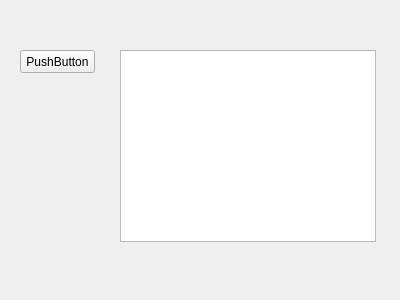
<?xml version="1.0" encoding="UTF-8"?>
<ui version="4.0">
 <class>Form</class>
 <widget class="QWidget" name="Form">
  <property name="geometry">
   <rect>
    <x>0</x>
    <y>0</y>
    <width>400</width>
    <height>300</height>
   </rect>
  </property>
  <property name="windowTitle">
   <string>Form</string>
  </property>
  <widget class="QPushButton" name="pushButton">
   <property name="geometry">
    <rect>
     <x>20</x>
     <y>50</y>
     <width>75</width>
     <height>23</height>
    </rect>
   </property>
   <property name="text">
    <string>PushButton</string>
   </property>
  </widget>
  <widget class="QTextBrowser" name="textBrowser">
   <property name="geometry">
    <rect>
     <x>120</x>
     <y>50</y>
     <width>256</width>
     <height>192</height>
    </rect>
   </property>
  </widget>
 </widget>
 <resources/>
 <connections/>
</ui>
